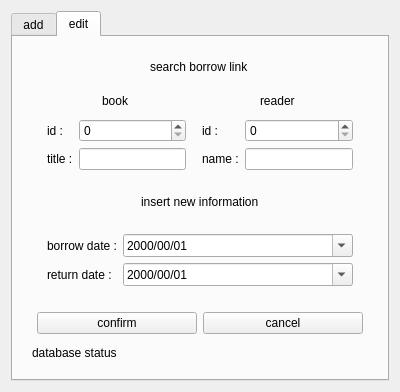
<?xml version="1.0" encoding="UTF-8"?>
<ui version="4.0">
 <class>BorrowForm</class>
 <widget class="QWidget" name="BorrowForm">
  <property name="geometry">
   <rect>
    <x>0</x>
    <y>0</y>
    <width>400</width>
    <height>392</height>
   </rect>
  </property>
  <property name="windowTitle">
   <string>Form</string>
  </property>
  <layout class="QVBoxLayout" name="verticalLayout_4">
   <item>
    <widget class="QTabWidget" name="tabWidget">
     <property name="currentIndex">
      <number>1</number>
     </property>
     <widget class="QWidget" name="tab">
      <attribute name="title">
       <string>add</string>
      </attribute>
      <layout class="QVBoxLayout" name="verticalLayout_5">
       <item>
        <layout class="QVBoxLayout" name="verticalLayout">
         <property name="leftMargin">
          <number>10</number>
         </property>
         <property name="topMargin">
          <number>10</number>
         </property>
         <property name="rightMargin">
          <number>10</number>
         </property>
         <property name="bottomMargin">
          <number>10</number>
         </property>
         <item alignment="Qt::AlignmentFlag::AlignHCenter">
          <widget class="QLabel" name="label">
           <property name="text">
            <string>insert information</string>
           </property>
          </widget>
         </item>
         <item>
          <layout class="QGridLayout" name="gridLayout">
           <property name="leftMargin">
            <number>5</number>
           </property>
           <property name="topMargin">
            <number>5</number>
           </property>
           <property name="rightMargin">
            <number>5</number>
           </property>
           <property name="bottomMargin">
            <number>5</number>
           </property>
           <item row="1" column="0">
            <layout class="QFormLayout" name="formLayout">
             <property name="leftMargin">
              <number>5</number>
             </property>
             <property name="topMargin">
              <number>5</number>
             </property>
             <property name="rightMargin">
              <number>5</number>
             </property>
             <property name="bottomMargin">
              <number>5</number>
             </property>
             <item row="0" column="0">
              <widget class="QLabel" name="label_4">
               <property name="text">
                <string>id :</string>
               </property>
              </widget>
             </item>
             <item row="2" column="0">
              <widget class="QLabel" name="label_5">
               <property name="text">
                <string>title :</string>
               </property>
              </widget>
             </item>
             <item row="0" column="1">
              <widget class="QSpinBox" name="new_book_id"/>
             </item>
             <item row="2" column="1">
              <widget class="QLineEdit" name="new_book_title"/>
             </item>
             <item row="1" column="0">
              <widget class="QLabel" name="label_8">
               <property name="text">
                <string>or</string>
               </property>
              </widget>
             </item>
            </layout>
           </item>
           <item row="1" column="1">
            <layout class="QFormLayout" name="formLayout_2">
             <property name="leftMargin">
              <number>5</number>
             </property>
             <property name="topMargin">
              <number>5</number>
             </property>
             <property name="rightMargin">
              <number>5</number>
             </property>
             <property name="bottomMargin">
              <number>5</number>
             </property>
             <item row="0" column="0">
              <widget class="QLabel" name="label_6">
               <property name="text">
                <string>id :</string>
               </property>
              </widget>
             </item>
             <item row="2" column="0">
              <widget class="QLabel" name="label_7">
               <property name="text">
                <string>name :</string>
               </property>
              </widget>
             </item>
             <item row="0" column="1">
              <widget class="QSpinBox" name="new_reader_id"/>
             </item>
             <item row="2" column="1">
              <widget class="QLineEdit" name="new_reader_name"/>
             </item>
             <item row="1" column="0">
              <widget class="QLabel" name="label_9">
               <property name="text">
                <string>or</string>
               </property>
              </widget>
             </item>
            </layout>
           </item>
           <item row="0" column="0" alignment="Qt::AlignmentFlag::AlignHCenter">
            <widget class="QLabel" name="label_2">
             <property name="text">
              <string>book</string>
             </property>
            </widget>
           </item>
           <item row="0" column="1" alignment="Qt::AlignmentFlag::AlignHCenter">
            <widget class="QLabel" name="label_3">
             <property name="text">
              <string>reader</string>
             </property>
            </widget>
           </item>
          </layout>
         </item>
         <item>
          <layout class="QFormLayout" name="formLayout_6">
           <property name="leftMargin">
            <number>10</number>
           </property>
           <property name="topMargin">
            <number>10</number>
           </property>
           <property name="rightMargin">
            <number>10</number>
           </property>
           <property name="bottomMargin">
            <number>10</number>
           </property>
           <item row="0" column="0">
            <widget class="QLabel" name="label_20">
             <property name="text">
              <string>borrow date :</string>
             </property>
            </widget>
           </item>
           <item row="1" column="0">
            <widget class="QLabel" name="label_21">
             <property name="text">
              <string>return date :</string>
             </property>
            </widget>
           </item>
           <item row="0" column="1">
            <widget class="QDateEdit" name="new_borrow_date"/>
           </item>
           <item row="1" column="1">
            <widget class="QDateEdit" name="new_return_date"/>
           </item>
          </layout>
         </item>
         <item>
          <widget class="Line" name="line">
           <property name="orientation">
            <enum>Qt::Orientation::Horizontal</enum>
           </property>
          </widget>
         </item>
         <item>
          <layout class="QGridLayout" name="gridLayout_2">
           <property name="leftMargin">
            <number>5</number>
           </property>
           <property name="topMargin">
            <number>5</number>
           </property>
           <property name="rightMargin">
            <number>5</number>
           </property>
           <property name="bottomMargin">
            <number>5</number>
           </property>
           <item row="0" column="0">
            <widget class="QPushButton" name="insert_borro_confirm">
             <property name="text">
              <string>confirm</string>
             </property>
            </widget>
           </item>
           <item row="0" column="1">
            <widget class="QPushButton" name="insert_borrow_cancel">
             <property name="text">
              <string>cancel</string>
             </property>
            </widget>
           </item>
          </layout>
         </item>
         <item>
          <widget class="QLabel" name="insert_status">
           <property name="maximumSize">
            <size>
             <width>16777215</width>
             <height>15</height>
            </size>
           </property>
           <property name="text">
            <string>database status</string>
           </property>
          </widget>
         </item>
        </layout>
       </item>
      </layout>
     </widget>
     <widget class="QWidget" name="tab_2">
      <attribute name="title">
       <string>edit</string>
      </attribute>
      <layout class="QVBoxLayout" name="verticalLayout_6">
       <item>
        <layout class="QVBoxLayout" name="verticalLayout_3">
         <property name="leftMargin">
          <number>10</number>
         </property>
         <property name="topMargin">
          <number>10</number>
         </property>
         <property name="rightMargin">
          <number>10</number>
         </property>
         <property name="bottomMargin">
          <number>10</number>
         </property>
         <item alignment="Qt::AlignmentFlag::AlignHCenter">
          <widget class="QLabel" name="label_10">
           <property name="text">
            <string>search borrow link</string>
           </property>
          </widget>
         </item>
         <item>
          <layout class="QGridLayout" name="gridLayout_3">
           <property name="leftMargin">
            <number>10</number>
           </property>
           <property name="topMargin">
            <number>10</number>
           </property>
           <property name="rightMargin">
            <number>10</number>
           </property>
           <property name="bottomMargin">
            <number>10</number>
           </property>
           <item row="1" column="1">
            <layout class="QFormLayout" name="formLayout_4">
             <property name="leftMargin">
              <number>5</number>
             </property>
             <property name="topMargin">
              <number>5</number>
             </property>
             <property name="rightMargin">
              <number>5</number>
             </property>
             <property name="bottomMargin">
              <number>5</number>
             </property>
             <item row="0" column="0">
              <widget class="QLabel" name="label_12">
               <property name="text">
                <string>id :</string>
               </property>
              </widget>
             </item>
             <item row="1" column="0">
              <widget class="QLabel" name="label_14">
               <property name="text">
                <string>name :</string>
               </property>
              </widget>
             </item>
             <item row="0" column="1">
              <widget class="QSpinBox" name="edit_reader_id_search"/>
             </item>
             <item row="1" column="1">
              <widget class="QLineEdit" name="edit_reader_name_search"/>
             </item>
            </layout>
           </item>
           <item row="1" column="0">
            <layout class="QFormLayout" name="formLayout_3">
             <property name="leftMargin">
              <number>5</number>
             </property>
             <property name="topMargin">
              <number>5</number>
             </property>
             <property name="rightMargin">
              <number>5</number>
             </property>
             <property name="bottomMargin">
              <number>5</number>
             </property>
             <item row="0" column="0">
              <widget class="QLabel" name="label_11">
               <property name="text">
                <string>id :</string>
               </property>
              </widget>
             </item>
             <item row="1" column="0">
              <widget class="QLabel" name="label_13">
               <property name="text">
                <string>title :</string>
               </property>
              </widget>
             </item>
             <item row="0" column="1">
              <widget class="QSpinBox" name="edit_book_id_search"/>
             </item>
             <item row="1" column="1">
              <widget class="QLineEdit" name="edit_book_title_search"/>
             </item>
            </layout>
           </item>
           <item row="0" column="0" alignment="Qt::AlignmentFlag::AlignHCenter">
            <widget class="QLabel" name="label_15">
             <property name="text">
              <string>book</string>
             </property>
            </widget>
           </item>
           <item row="0" column="1" alignment="Qt::AlignmentFlag::AlignHCenter">
            <widget class="QLabel" name="label_16">
             <property name="text">
              <string>reader</string>
             </property>
            </widget>
           </item>
          </layout>
         </item>
         <item alignment="Qt::AlignmentFlag::AlignHCenter">
          <widget class="QLabel" name="label_17">
           <property name="text">
            <string>insert new information</string>
           </property>
          </widget>
         </item>
         <item>
          <layout class="QGridLayout" name="gridLayout_4">
           <property name="leftMargin">
            <number>10</number>
           </property>
           <property name="topMargin">
            <number>10</number>
           </property>
           <property name="rightMargin">
            <number>10</number>
           </property>
           <property name="bottomMargin">
            <number>10</number>
           </property>
           <item row="0" column="0">
            <layout class="QFormLayout" name="formLayout_5">
             <property name="leftMargin">
              <number>5</number>
             </property>
             <property name="topMargin">
              <number>5</number>
             </property>
             <property name="rightMargin">
              <number>5</number>
             </property>
             <property name="bottomMargin">
              <number>5</number>
             </property>
             <item row="0" column="0">
              <widget class="QLabel" name="label_18">
               <property name="text">
                <string>borrow date :</string>
               </property>
              </widget>
             </item>
             <item row="1" column="0">
              <widget class="QLabel" name="label_19">
               <property name="text">
                <string>return date :</string>
               </property>
              </widget>
             </item>
             <item row="0" column="1">
              <widget class="QDateEdit" name="edited_borrow_date">
               <property name="displayFormat">
                <string>yyyy/mm/dd</string>
               </property>
               <property name="calendarPopup">
                <bool>true</bool>
               </property>
              </widget>
             </item>
             <item row="1" column="1">
              <widget class="QDateEdit" name="edited_return_date">
               <property name="displayFormat">
                <string>yyyy/mm/dd</string>
               </property>
               <property name="calendarPopup">
                <bool>true</bool>
               </property>
              </widget>
             </item>
            </layout>
           </item>
          </layout>
         </item>
         <item>
          <layout class="QHBoxLayout" name="horizontalLayout_3">
           <property name="leftMargin">
            <number>5</number>
           </property>
           <property name="topMargin">
            <number>5</number>
           </property>
           <property name="rightMargin">
            <number>5</number>
           </property>
           <property name="bottomMargin">
            <number>5</number>
           </property>
           <item>
            <widget class="QPushButton" name="edited_borrow_confirm">
             <property name="text">
              <string>confirm</string>
             </property>
            </widget>
           </item>
           <item>
            <widget class="QPushButton" name="edited_borrow_cancel">
             <property name="text">
              <string>cancel</string>
             </property>
            </widget>
           </item>
          </layout>
         </item>
         <item>
          <widget class="QLabel" name="edit_status">
           <property name="maximumSize">
            <size>
             <width>16777215</width>
             <height>15</height>
            </size>
           </property>
           <property name="text">
            <string>database status</string>
           </property>
          </widget>
         </item>
        </layout>
       </item>
      </layout>
     </widget>
    </widget>
   </item>
  </layout>
 </widget>
 <resources/>
 <connections/>
</ui>
